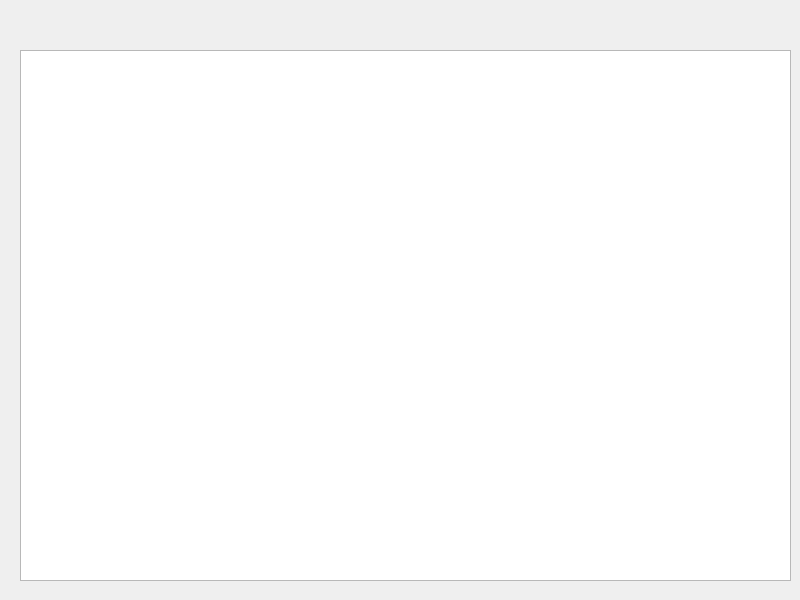
<?xml version="1.0" encoding="UTF-8"?>
<ui version="4.0">
 <class>MainWindow</class>
 <widget class="QMainWindow" name="MainWindow">
  <property name="geometry">
   <rect>
    <x>0</x>
    <y>0</y>
    <width>800</width>
    <height>600</height>
   </rect>
  </property>
  <property name="windowTitle">
   <string>MainWindow</string>
  </property>
  <widget class="QWidget" name="centralwidget">
   <widget class="QTextBrowser" name="textBrowser">
    <property name="geometry">
     <rect>
      <x>20</x>
      <y>50</y>
      <width>771</width>
      <height>531</height>
     </rect>
    </property>
   </widget>
  </widget>
 </widget>
 <resources/>
 <connections/>
</ui>
